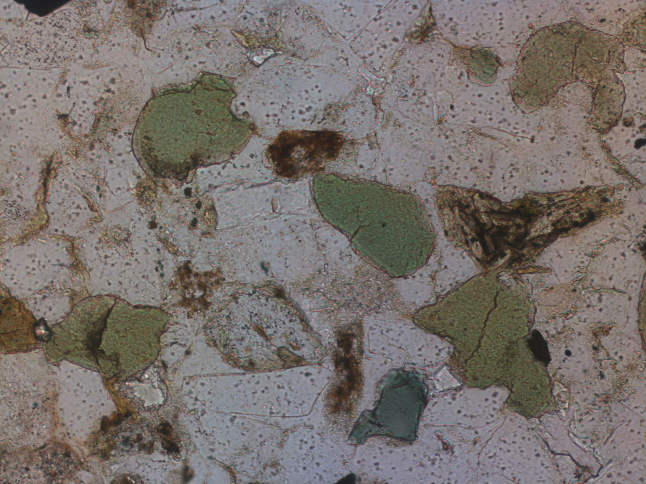
%> input picture set_31/31_180_1N.jpg, 1292 x 968 px (shown at 1/2 size)
$ octave kod.m   (GNU Octave 9; MATLAB toolbox functions it lacks are replaced by stand-ins)
%> lines starting %> are read from the running program, lines starting %| are printed output that depends on the picture
close all; clear; clc;

%imtool('skala_20x.jpg');

N18 = imread('31_180_1N.jpg');
%> N18 is the input picture: size 968x1292x3 uint8; mean R, G, B 120.5, 113.1, 108.3
XN18o = imread('31_180_XN.jpg');
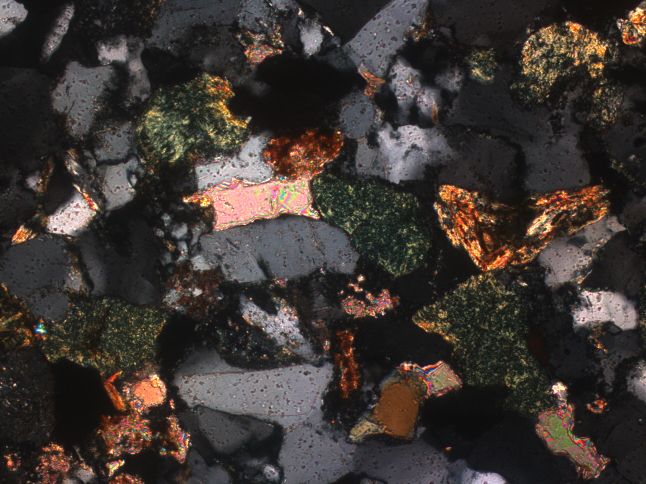
%> input picture set_31/31_180_XN.jpg, 1292 x 968 px (shown at 1/2 size)
%> XN18o is the input picture: size 968x1292x3 uint8; mean R, G, B 61.7, 54.5, 50.6
XN21 = imread('31_210_XN.jpg');
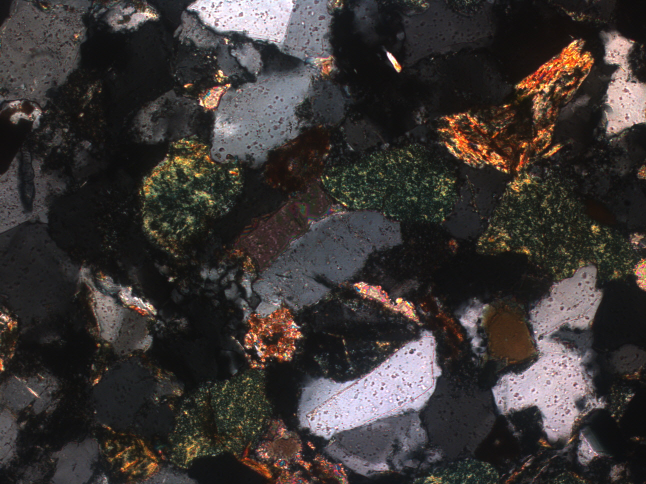
%> input picture set_31/31_210_XN.jpg, 1292 x 968 px (shown at 1/2 size)
%> XN21 is the input picture: size 968x1292x3 uint8; mean R, G, B 58.7, 53.8, 52.3
XN21 = imrotate(XN21, -30, 'crop');
XN24 = imread('31_240_XN.jpg');
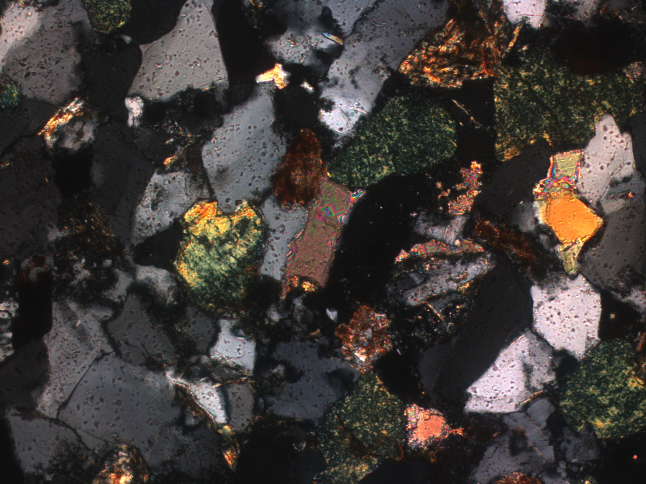
%> input picture set_31/31_240_XN.jpg, 1292 x 968 px (shown at 1/2 size)
%> XN24 is the input picture: size 968x1292x3 uint8; mean R, G, B 64.3, 58.6, 55.5
XN24 = imrotate(XN24, -60, 'crop');
XN27 = imread('31_270_XN.jpg');
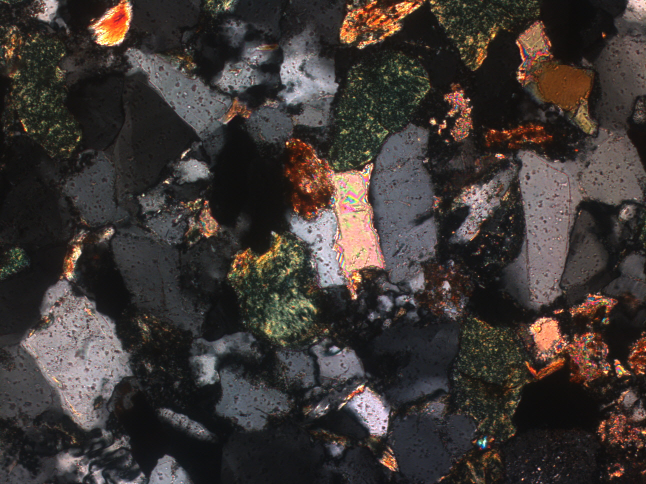
%> input picture set_31/31_270_XN.jpg, 1292 x 968 px (shown at 1/2 size)
%> XN27 is the input picture: size 968x1292x3 uint8; mean R, G, B 62.2, 55.7, 52.9
XN27 = imrotate(XN27, -90, 'crop');
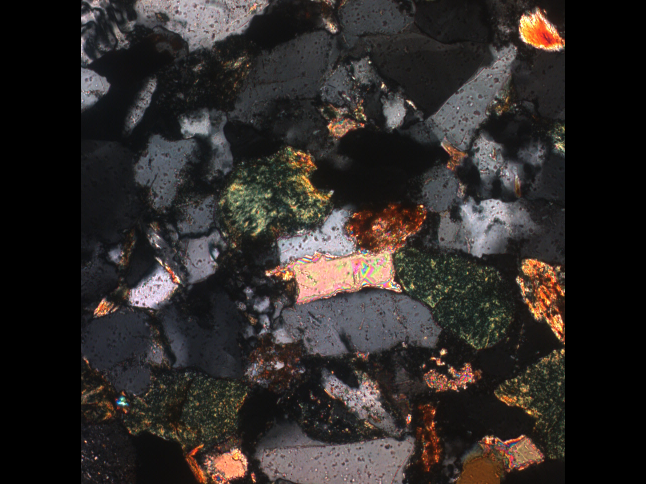
%> XN27: size 968x1292x3 uint8 (shown at 1/2 size); mean R, G, B 47.2, 42.7, 40.8
XN30 = imread('31_300_XN.jpg');
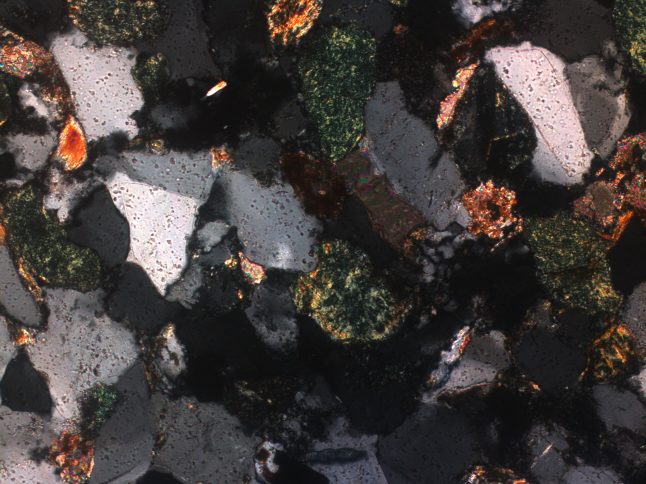
%> input picture set_31/31_300_XN.jpg, 1292 x 968 px (shown at 1/2 size)
%> XN30 is the input picture: size 968x1292x3 uint8; mean R, G, B 66.6, 61, 59.4
XN30 = imrotate(XN30, -120, 'crop');
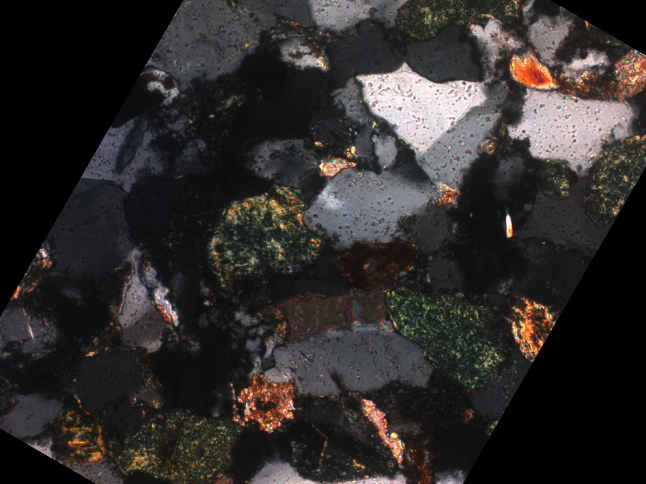
%> XN30: size 968x1292x3 uint8 (shown at 1/2 size); mean R, G, B 47.7, 44.4, 43.3
%> (the run ends here)
